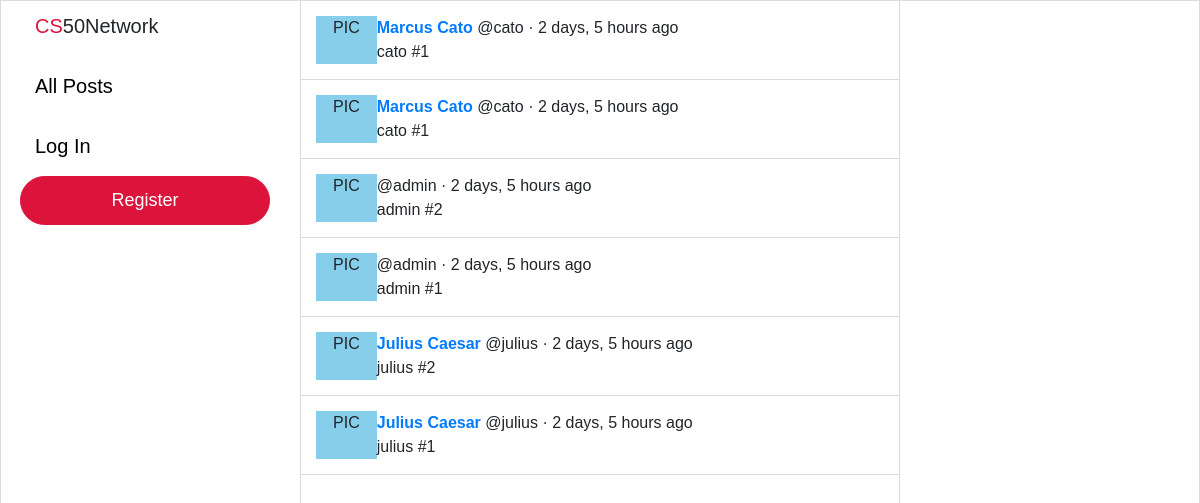
The app's page /, older data.
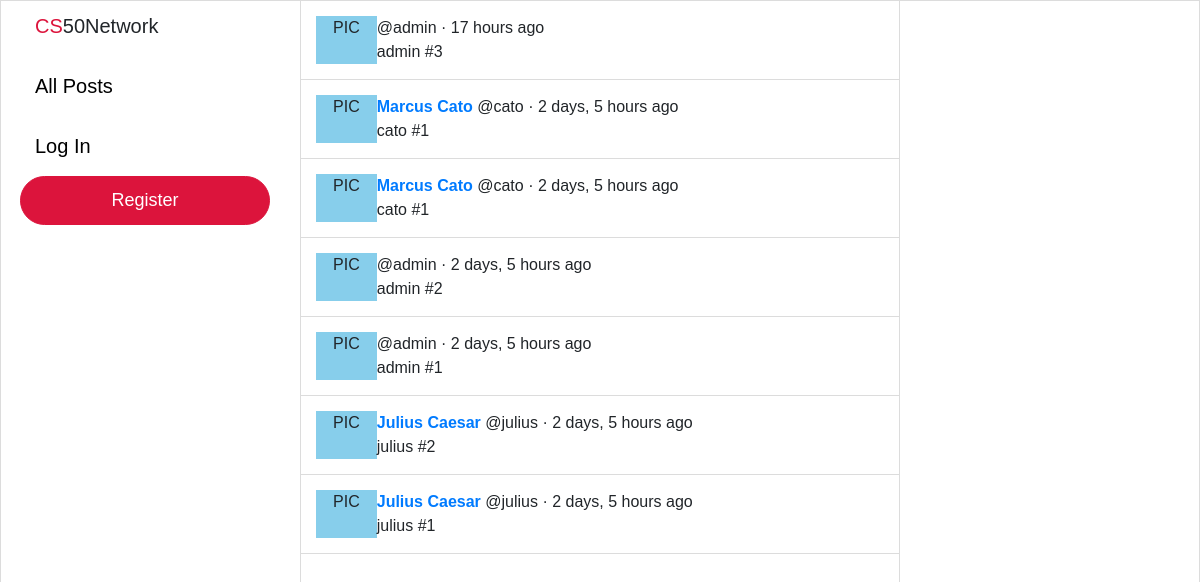
The same page, newer data.
### network/models.py (models this page shows, shortened)
class Post(models.Model):
    user = models.ForeignKey("User", on_delete=models.CASCADE, related_name="posts")
    body = models.TextField(blank=True, max_length=280)
    likes = models.ManyToManyField("User", blank=True, related_name="likes")
    timestamp = models.DateTimeField(auto_now_add=True)
    def get_time(self):
        return humanize.naturaltime(self.timestamp)

class User(AbstractUser):
    pass

### network/views.py (the view)
# urls.py: path("", views.index, name="index"),
def index(request):
    posts = Post.objects.all().order_by('-timestamp')
    if request.user.is_anonymous:
        context = {"posts": posts}
    else:
        context = {
            "posts": posts,
            "recommend_follow": recommend_follow(request),
        }
    return render(request, "network/index.html", context)

### network/templates/network/index.html (shortened to what this page needs)
{% extends "network/layout.html" %}
{% block body %}
    {% for post in posts %}
    <div class="post-outer-container">
        <div class="post-container">
            <div class="profile-pic">
                PIC
            </div>
            <div class="post-body-container">
                <div class="post-body-top">
                    <div>
                        {% if user.is_authenticated %}
                        <a href="/profile/{{ post.user.username }}"><b>{{ post.user.first_name }} {{ post.user.last_name }}</a> </b> @{{ post.user.username }} · {{ post.get_time }}
                        {% else %}
                        <a href="{% url 'login' %}"><b>{{ post.user.first_name }} {{ post.user.last_name }}</a> </b> @{{ post.user.username }} · {{ post.get_time }}
                        {% endif %}
                    </div>
                </div>
                <div class="post-body">
                    {{ post.body }}
                </div>
            </div>
        </div>
    </div>
    {% endfor %}
{% endblock %}

Row changes from the older to the newer data that the page shows:
added Post: user.username "admin", get_time "17 hours ago", body "admin #3"
